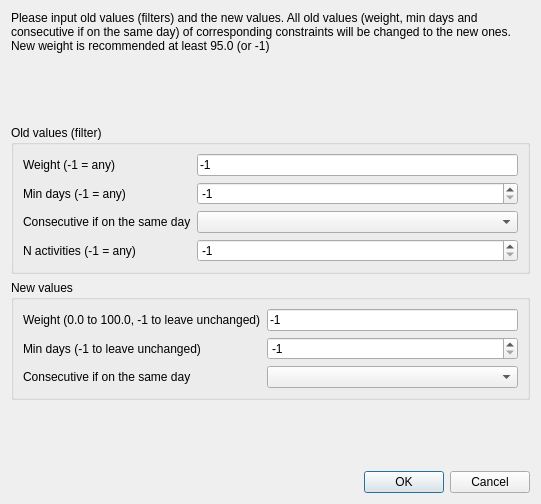
<?xml version="1.0" encoding="UTF-8"?>
<ui version="4.0">
 <class>ChangeMinDaysSelectivelyForm_template</class>
 <widget class="QDialog" name="ChangeMinDaysSelectivelyForm_template">
  <property name="geometry">
   <rect>
    <x>0</x>
    <y>0</y>
    <width>541</width>
    <height>504</height>
   </rect>
  </property>
  <property name="windowTitle">
   <string>Change more constraints min days between activities</string>
  </property>
  <layout class="QGridLayout">
   <item row="0" column="0">
    <widget class="QLabel" name="label_5">
     <property name="sizePolicy">
      <sizepolicy hsizetype="Minimum" vsizetype="Minimum">
       <horstretch>0</horstretch>
       <verstretch>0</verstretch>
      </sizepolicy>
     </property>
     <property name="text">
      <string>Please input old values (filters) and the new values. All old values (weight, min days and consecutive if on the same day) of corresponding constraints will be changed to the new ones. New weight is recommended at least 95.0 (or -1)</string>
     </property>
     <property name="wordWrap">
      <bool>true</bool>
     </property>
    </widget>
   </item>
   <item row="1" column="0">
    <spacer>
     <property name="orientation">
      <enum>Qt::Vertical</enum>
     </property>
     <property name="sizeHint" stdset="0">
      <size>
       <width>483</width>
       <height>21</height>
      </size>
     </property>
    </spacer>
   </item>
   <item row="2" column="0">
    <widget class="QGroupBox" name="groupBox">
     <property name="title">
      <string>Old values (filter)</string>
     </property>
     <layout class="QGridLayout">
      <item row="0" column="0">
       <widget class="QLabel" name="label">
        <property name="text">
         <string>Weight (-1 = any)</string>
        </property>
       </widget>
      </item>
      <item row="0" column="1">
       <widget class="QLineEdit" name="oldWeightLineEdit">
        <property name="text">
         <string>-1</string>
        </property>
       </widget>
      </item>
      <item row="1" column="0">
       <widget class="QLabel" name="label_2">
        <property name="text">
         <string>Min days (-1 = any)</string>
        </property>
       </widget>
      </item>
      <item row="1" column="1">
       <widget class="QSpinBox" name="oldDaysSpinBox">
        <property name="minimum">
         <number>-1</number>
        </property>
        <property name="value">
         <number>-1</number>
        </property>
       </widget>
      </item>
      <item row="2" column="0">
       <widget class="QLabel" name="label_3">
        <property name="text">
         <string>Consecutive if on the same day</string>
        </property>
       </widget>
      </item>
      <item row="2" column="1">
       <widget class="QComboBox" name="oldConsecutiveComboBox"/>
      </item>
      <item row="3" column="0">
       <widget class="QLabel" name="label_6">
        <property name="text">
         <string>N activities (-1 = any)</string>
        </property>
       </widget>
      </item>
      <item row="3" column="1">
       <widget class="QSpinBox" name="oldNActsSpinBox">
        <property name="minimum">
         <number>-1</number>
        </property>
        <property name="value">
         <number>-1</number>
        </property>
       </widget>
      </item>
     </layout>
    </widget>
   </item>
   <item row="3" column="0">
    <widget class="QGroupBox" name="groupBox_2">
     <property name="title">
      <string>New values</string>
     </property>
     <layout class="QGridLayout">
      <item row="0" column="0">
       <widget class="QLabel" name="label_4">
        <property name="text">
         <string>Weight (0.0 to 100.0, -1 to leave unchanged)</string>
        </property>
       </widget>
      </item>
      <item row="0" column="1">
       <widget class="QLineEdit" name="newWeightLineEdit">
        <property name="text">
         <string>-1</string>
        </property>
       </widget>
      </item>
      <item row="1" column="0">
       <widget class="QLabel" name="label_7">
        <property name="text">
         <string>Min days (-1 to leave unchanged)</string>
        </property>
       </widget>
      </item>
      <item row="1" column="1">
       <widget class="QSpinBox" name="newDaysSpinBox">
        <property name="minimum">
         <number>-1</number>
        </property>
        <property name="value">
         <number>-1</number>
        </property>
       </widget>
      </item>
      <item row="2" column="0">
       <widget class="QLabel" name="label_8">
        <property name="text">
         <string>Consecutive if on the same day</string>
        </property>
       </widget>
      </item>
      <item row="2" column="1">
       <widget class="QComboBox" name="newConsecutiveComboBox"/>
      </item>
     </layout>
    </widget>
   </item>
   <item row="4" column="0">
    <spacer>
     <property name="orientation">
      <enum>Qt::Vertical</enum>
     </property>
     <property name="sizeHint" stdset="0">
      <size>
       <width>483</width>
       <height>20</height>
      </size>
     </property>
    </spacer>
   </item>
   <item row="5" column="0">
    <layout class="QHBoxLayout">
     <item>
      <spacer>
       <property name="orientation">
        <enum>Qt::Horizontal</enum>
       </property>
       <property name="sizeHint" stdset="0">
        <size>
         <width>40</width>
         <height>20</height>
        </size>
       </property>
      </spacer>
     </item>
     <item>
      <widget class="QPushButton" name="okPushButton">
       <property name="text">
        <string>OK</string>
       </property>
       <property name="default">
        <bool>true</bool>
       </property>
      </widget>
     </item>
     <item>
      <widget class="QPushButton" name="cancelPushButton">
       <property name="text">
        <string>Cancel</string>
       </property>
      </widget>
     </item>
    </layout>
   </item>
  </layout>
 </widget>
 <resources/>
 <connections/>
</ui>
